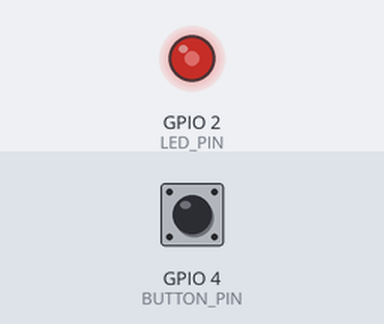
Recording of a program running on a simulated ESP32. On the bench: output pins drawn as LEDs (lit = HIGH). The inputs (shaded band) are chosen by the test bench; at power-on: GPIO 4 (BUTTON_PIN) HIGH.

Above: at 1.29 s.
1.3 s: GPIO 4 (BUTTON_PIN) pulled LOW for 0.15 s
At 1.53 s:
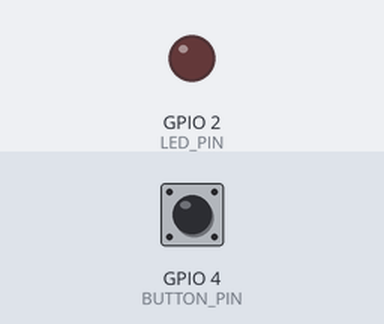
4.3 s: GPIO 4 (BUTTON_PIN) pulled LOW for 1 s
At 5.05 s:
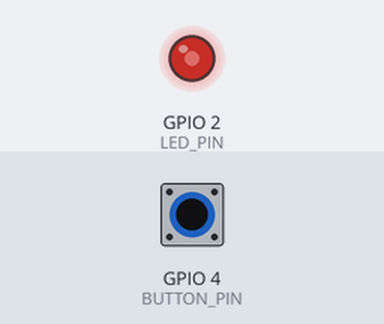
Timing chart, 0 to 13.3 s (numbered marks = the images above; inputs shaded):
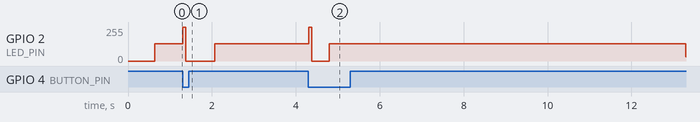

Measured:
- after the input at 1.3 s, GPIO 2 (LED_PIN): 128/255 → 255/255 at once, → 0/255 0.08 s later, → 128/255 0.69 s later
- after the input at 4.3 s, GPIO 2 (LED_PIN): 128/255 → 255/255 at once, → 0/255 0.08 s later, → 128/255 0.41 s later

The program:

main.cpp
```cpp
#include <Arduino.h>

#define BUTTON_PIN 4
#define LED_PIN 2
#define LED_CHANNEL 0

volatile bool buttonPressed = false;

void IRAM_ATTR handleInterrupt() {
    buttonPressed = true;
}

void setup() {
    Serial.begin(115200);

    pinMode(BUTTON_PIN, INPUT_PULLUP);
    pinMode(LED_PIN, OUTPUT);

    ledcSetup(LED_CHANNEL, 5000, 8);
    ledcAttachPin(LED_PIN, LED_CHANNEL);

    attachInterrupt(
        digitalPinToInterrupt(BUTTON_PIN),
        handleInterrupt,
        FALLING
    );
}

void loop() {
    static int brightness = 0;
    static int step = 1;

    // Nhấn nút thì chớp nhanh 1 lần
    if (buttonPressed) {
        noInterrupts();
        buttonPressed = false;
        interrupts();

        ledcWrite(LED_CHANNEL, 255);
        delay(80);

        ledcWrite(LED_CHANNEL, 0);
        delay(80);
    }

    // Tiếp tục fading
    brightness += step;

    if (brightness >= 255) {
        brightness = 255;
        step = -1;
    } else if (brightness <= 0) {
        brightness = 0;
        step = 1;
    }

    ledcWrite(LED_CHANNEL, brightness);
    delay(5);
}
```
